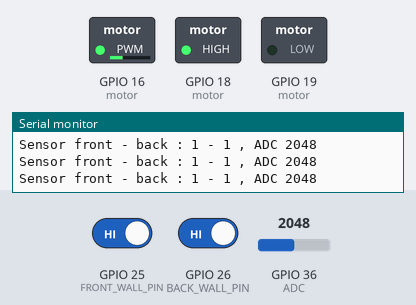
The sketch below on a simulated ESP32. Shown: switched loads named in the sketch (green lamp = pin HIGH), the last lines printed to the serial monitor. Inputs (shaded band) come from the test bench; at power-on: GPIO 25 (FRONT_WALL_PIN) HIGH, GPIO 26 (BACK_WALL_PIN) HIGH, GPIO 36 (ADC) = 2048.

Above: at 1.2 s.
1.3 s: GPIO 25 (FRONT_WALL_PIN) driven LOW
At 3.0 s:
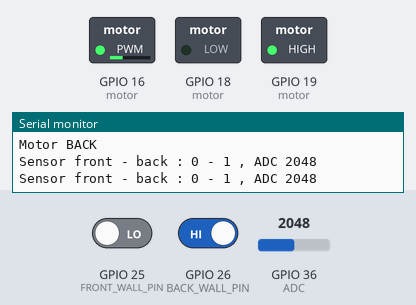
4.3 s: GPIO 26 (BACK_WALL_PIN) driven LOW
At 5.0 s:
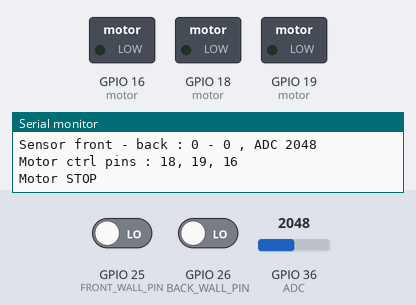
Timing chart, 0 to 7.3 s (numbered marks = the images above; inputs shaded):
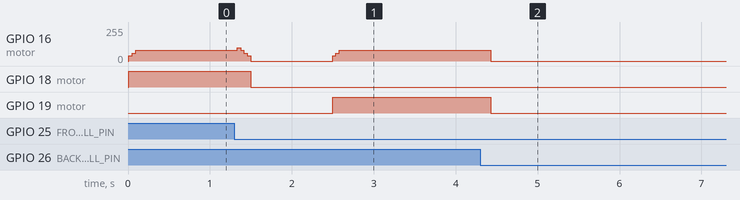

The sketch:

2-wheel-car.ino
```cpp
enum DIR {
  BACK = -1,
  STOP = 0,
  FORE = 1
};

#define MIN_SPEED       40
#define MAX_SPEED       100
#define ACCEL           20

#define FRONT_WALL_PIN  25
#define BACK_WALL_PIN   26
#define LED_BUILTIN     25
#define ADC             36

typedef struct motor_t {
  int pin1;
  int pin2;
  int pin_speed;
  int pwm_ch, pwm_res, pwm_freq;
  DIR dir;      // -1 = back, 0 = stop; 1 = fore
  int mspeed;  // current speed 0 - 255
} motor_t;

motor_t  motor[] = {
  {
    /* pin1, pin2, pwm */
       18  , 19 , 16,
    /*
     *  PWM
     *  ch, res, freq */
        0 , 8  , 500,
    STOP, // Current direction
    0     // Current speed
  }
//  ,
//  {
//    /* pin1, pin2, pwm */
//       18  , 19 , 16,
//    /*
//     *  PWM
//     *  ch, res, freq */
//        1 , 8  , 500,
//    STOP, // Current direction
//    0     // Current speed
//  }
};

void setup() {
  Serial.begin(115200);
  pinMode(LED_BUILTIN, OUTPUT);
  all_motor_init();
  pinMode(FRONT_WALL_PIN, INPUT);
  pinMode(BACK_WALL_PIN, INPUT);
}

void all_motor_init() {
  int i;
  for (i = 0; i < 1; i++){ // sizeof(motor) / sizeof(motor); i++){
    Serial.println("Init motor");
    motor[i].dir = STOP;
    motor[i].mspeed = 0;
    Serial.println("All outputs");
    pinMode(motor[i].pin1, OUTPUT);
    pinMode(motor[i].pin2, OUTPUT);
    pinMode(motor[i].pin_speed, OUTPUT);
    digitalWrite(motor[i].pin_speed, HIGH);
    ledcSetup(motor[i].pwm_ch, motor[i].pwm_freq, motor[i].pwm_res);
    ledcAttachPin(motor[i].pin_speed, motor[i].pwm_ch);
  }

}

void motorCTRL(int m, DIR dir, int s)
{
  Serial.printf("Motor ctrl pins : %d, %d, %d\n", motor[m].pin1, motor[m].pin2, motor[m].pin_speed);
  ledcWrite(motor[m].pwm_ch, s);
  if(dir == FORE){
    Serial.println("Motor FORE" + m);
    digitalWrite(motor[m].pin1, HIGH);
    digitalWrite(motor[m].pin2, LOW);
  } else if(dir == BACK){
    Serial.println("Motor BACK");
    digitalWrite(motor[m].pin1, LOW);
    digitalWrite(motor[m].pin2, HIGH);
  } else {
    Serial.println("Motor STOP");
    digitalWrite(motor[m].pin1, LOW);
    digitalWrite(motor[m].pin2, LOW);
  }
}


void printSensors()
{
  Serial.printf("Sensor front - back : %d - %d , ADC %d\n", digitalRead(FRONT_WALL_PIN), digitalRead(BACK_WALL_PIN) , analogRead(ADC));
}

void check(){
  while(digitalRead(FRONT_WALL_PIN) == 0 && digitalRead(BACK_WALL_PIN) == 0){
    Serial.printf("Emergency STOP!!!\n");
    printSensors();
    motorCTRL(0, STOP, 0);
    delay(500);
  }
}

void driveCar(DIR dir, int sensor){
  Serial.println("Motor speedup");
  motorCTRL(0, STOP, 0);
  for(int i = MIN_SPEED; i < MAX_SPEED; i += ACCEL){
    check();
    motorCTRL(0, dir, i);
    delay(ACCEL * 2);
  }
  while(digitalRead(sensor) == 1){
    printSensors();
    delay(200);
  }
  Serial.println("Motor speed down");
  for(int i = MAX_SPEED; i >= MIN_SPEED; i -= ACCEL){
    check();
     motorCTRL(0, dir, i);
    delay(ACCEL * 2);
  }
  motorCTRL(0, STOP, 0);
}
void loop() {

  printSensors();
  motorCTRL(0, STOP, 0);

  driveCar(FORE, FRONT_WALL_PIN);
  delay(1000);

  driveCar(BACK, BACK_WALL_PIN);
  delay(1000);

  return;
}
```

Measured:
- after the input at 1.3 s, GPIO 16 (motor): 80/255 → 0/255 at once, → 80/255 1.2 s later; GPIO 18 (motor): HIGH → LOW after 0.20 s; GPIO 19 (motor): LOW → HIGH after 1.2 s
- after the input at 4.3 s, GPIO 16 (motor): 80/255 → 0/255 after 0.13 s; GPIO 19 (motor): HIGH → LOW after 0.13 s
